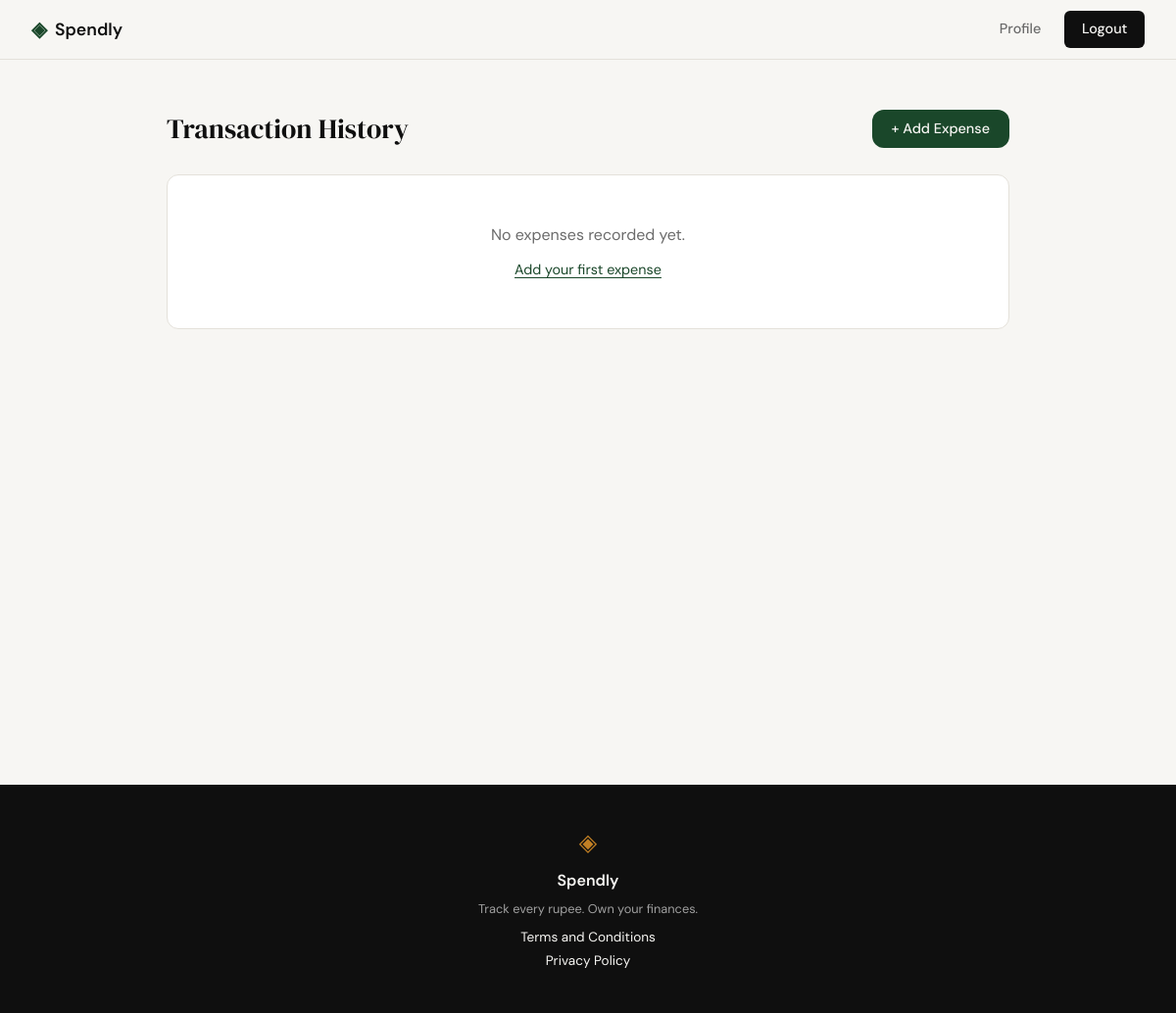
/expenses (signed in), run on an earlier commit of the app's database.
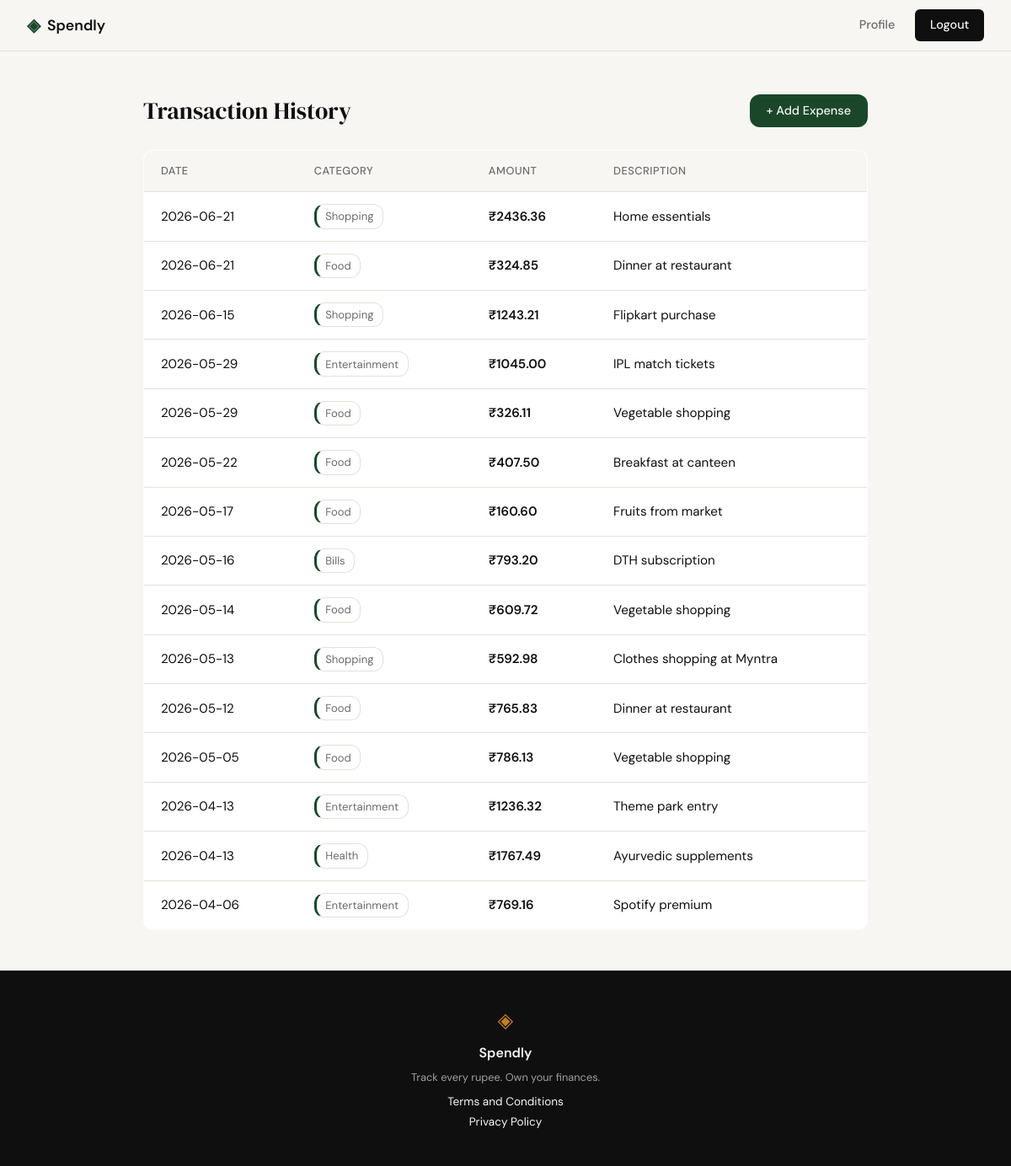
And on a later commit of the database.
### tables this page shows
CREATE TABLE expenses (
            id          INTEGER PRIMARY KEY AUTOINCREMENT,
            user_id     INTEGER NOT NULL REFERENCES users(id),
            amount      REAL    NOT NULL,
            category    TEXT    NOT NULL,
            date        TEXT    NOT NULL,
            description TEXT,
            created_at  TEXT    DEFAULT (datetime('now'))
        );

### app.py (the view)
@app.route("/expenses")
def expenses():
    if not session.get("user_id"):
        return redirect(url_for("login"))
    rows = get_expenses(session["user_id"])
    return render_template("expenses.html", expenses=rows)

### database/db.py (called while the page is built)
def get_db():
    db = sqlite3.connect(DB_PATH)
    db.row_factory = sqlite3.Row
    db.execute('PRAGMA foreign_keys = ON')
    return db

def get_expenses(user_id):
    db = get_db()
    rows = db.execute(
        'SELECT id, amount, category, date, description, created_at '
        'FROM expenses WHERE user_id = ? ORDER BY date DESC, id DESC',
        (user_id,)
    ).fetchall()
    db.close()
    return rows

### templates/expenses.html (shortened to what this page needs)
{% extends "base.html" %}
{% block head %}
    <link rel="stylesheet" href="{{ url_for('static', filename='css/expenses.css') }}">
{% endblock %}
{% block content %}
<section class="expenses-section">
    <div class="expenses-container">
        <div class="expenses-header">
            <h1>Transaction History</h1>
            <a href="{{ url_for('add_expense') }}" class="btn-add">+ Add Expense</a>
        </div>
        {% if expenses %}
            <table class="expenses-table">
                <thead>
                    <tr>
                        <th>Date</th>
                        <th>Category</th>
                        <th>Amount</th>
                        <th>Description</th>
                    </tr>
                </thead>
                <tbody>
                    {% for expense in expenses %}
                    <tr>
                        <td>{{ expense['date'] }}</td>
                        <td><span class="expense-category">{{ expense['category'] }}</span></td>
                        <td class="expense-amount">&#8377;{{ "%.2f"|format(expense['amount']) }}</td>
                        <td>{{ expense['description'] or '—' }}</td>
                    </tr>
                    {% endfor %}
                </tbody>
            </table>
        {% else %}
            <div class="expenses-empty">
                <p>No expenses recorded yet.</p>
                <a href="{{ url_for('add_expense') }}">Add your first expense</a>
            </div>
        {% endif %}
    </div>
</section>
{% endblock %}

### templates/base.html (shortened to what this page needs)
<!DOCTYPE html>
<html lang="en">
<head>
    <link rel="stylesheet" href="{{ url_for('static', filename='css/style.css') }}">
    {% block head %}{% endblock %}
</head>
<body>
    <nav class="navbar">
        <div class="nav-inner">
            <a href="{{ url_for('landing') }}" class="nav-brand">
                <span class="brand-icon">◈</span>
                <span class="brand-name">Spendly</span>
            </a>
            <div class="nav-links">
                {% if session.user_id %}
                    <a href="{{ url_for('profile') }}">Profile</a>
                    <a href="{{ url_for('logout') }}" class="nav-cta">Logout</a>
                {% else %}
                    <a href="{{ url_for('login') }}">Sign in</a>
                    <a href="{{ url_for('register') }}" class="nav-cta">Get started</a>
                {% endif %}
            </div>
        </div>
    </nav>
    <main class="main-content">
        {% block content %}{% endblock %}
    </main>
    <footer class="footer">
        <div class="footer-inner">
            <span class="brand-icon">◈</span>
            <span class="footer-name">Spendly</span>
            <p class="footer-copy">Track every rupee. Own your finances.</p>
            <div class="footer-links">
                <a href="{{ url_for('terms') }}">Terms and Conditions</a><br>
                <a href="{{ url_for('privacy') }}">Privacy Policy</a>
            </div>
        </div>
    </footer>
</body>
</html>

### static/css/style.css (style rules this page uses)
:root { --ink: #0f0f0f; --ink-soft: #2d2d2d; --ink-muted: #6b6b6b; --ink-faint: #a0a0a0; --paper: #f7f6f3; --paper-warm: #f0ede6; --paper-card: #ffffff; --accent: #1a472a; --accent-light: #e8f0eb; --accent-2: #c17f24; --accent-2-light: #fdf3e3; --danger: #c0392b; --danger-light: #fdecea; --border: #e4e1da; --border-soft: #eeebe4; --font-display: 'DM Serif Display', Georgia, serif; --font-body: 'DM Sans', system-ui, sans-serif; --max-width: 1200px; --auth-width: 440px; --radius-sm: 6px; --radius-md: 12px; --radius-lg: 20px; }
*, *::before, *::after { box-sizing: border-box; margin: 0; padding: 0; }
html { font-size: 16px; scroll-behavior: smooth; }
body { background: var(--paper); color: var(--ink); font-family: var(--font-body); font-size: 1rem; line-height: 1.6; -webkit-font-smoothing: antialiased; }
a { color: inherit; text-decoration: none; }
.navbar { position: sticky; top: 0; z-index: 100; background: var(--paper); border-bottom: 1px solid var(--border); padding: 0 2rem; }
.nav-inner { max-width: var(--max-width); margin: 0 auto; height: 60px; display: flex; align-items: center; justify-content: space-between; }
.nav-brand { display: flex; align-items: center; gap: 0.5rem; font-family: var(--font-body); font-weight: 600; font-size: 1.1rem; color: var(--ink); }
.brand-icon { color: var(--accent); font-size: 1.3rem; }
.brand-name { color: var(--ink); }
.nav-links { display: flex; align-items: center; gap: 1.5rem; font-size: 0.9rem; font-weight: 500; }
.nav-links a { color: var(--ink-muted); transition: color 0.2s; }
.nav-cta { background: var(--ink) !important; color: var(--paper) !important; padding: 0.45rem 1.1rem; border-radius: var(--radius-sm); transition: background 0.2s !important; }
.main-content { min-height: calc(100vh - 60px - 100px); }
.footer { background: var(--ink); color: var(--paper); padding: 2.5rem 2rem; text-align: center; }
.footer-inner { display: flex; flex-direction: column; align-items: center; gap: 0.4rem; }
.footer .brand-icon { color: var(--accent-2); font-size: 1.5rem; }
.footer-name { font-weight: 600; font-size: 1rem; }
.footer-copy { font-size: 0.8rem; color: var(--ink-faint); }
.footer-links { text-align: center; font-size: 0.85rem; color: var(--paper); line-height: 1.8; }
.footer-links a { color: var(--paper); transition: color 0.2s; }

### static/css/expenses.css (style rules this page uses)
.expenses-section { min-height: calc(100vh - 60px); display: flex; align-items: flex-start; justify-content: center; padding: 3rem 1.5rem; background: var(--paper); }
.expenses-container { width: 100%; max-width: 860px; display: flex; flex-direction: column; gap: 1.5rem; }
.expenses-header { display: flex; align-items: center; justify-content: space-between; flex-wrap: wrap; gap: 1rem; }
.expenses-header h1 { font-family: var(--font-display); font-size: 1.75rem; font-weight: 400; color: var(--ink); margin: 0; }
.btn-add { display: inline-block; padding: 0.5rem 1.25rem; background: var(--accent); color: var(--paper); border-radius: var(--radius-md); font-size: 0.9rem; font-weight: 500; text-decoration: none; transition: opacity 0.15s ease; }
.expenses-table { width: 100%; border-collapse: collapse; background: var(--paper-card); border: 1px solid var(--border); border-radius: var(--radius-md); overflow: hidden; }
.expenses-table thead { background: var(--paper); border-bottom: 1px solid var(--border); }
.expenses-table th { padding: 0.875rem 1.25rem; text-align: left; font-size: 0.8rem; font-weight: 500; color: var(--ink-muted); text-transform: uppercase; letter-spacing: 0.04em; }
.expenses-table td { padding: 0.875rem 1.25rem; font-size: 0.95rem; color: var(--ink); border-top: 1px solid var(--border); vertical-align: middle; }
.expenses-table tbody tr:first-child td { border-top: none; }
.expense-amount { font-variant-numeric: tabular-nums; font-weight: 600; color: var(--ink); white-space: nowrap; }
.expense-category { display: inline-block; padding: 0.2rem 0.65rem; border: 1px solid var(--border); border-left: 3px solid var(--accent); border-radius: var(--radius-md); font-size: 0.82rem; color: var(--ink-muted); white-space: nowrap; }

What changed in the data, as far as the page shows it:
added expenses: date "2026-06-21", category "Shopping", amount "2436.36", description "Home essentials"
added expenses: date "2026-06-21", category "Food", amount "324.85", description "Dinner at restaurant"
added expenses: date "2026-06-15", category "Shopping", amount "1243.21", description "Flipkart purchase"
added expenses: date "2026-05-29", category "Entertainment", amount "1045.00", description "IPL match tickets"
added expenses: date "2026-05-29", category "Food", amount "326.11", description "Vegetable shopping"
added expenses: date "2026-05-22", category "Food", amount "407.50", description "Breakfast at canteen"
added expenses: date "2026-05-17", category "Food", amount "160.60", description "Fruits from market"
added expenses: date "2026-05-16", category "Bills", amount "793.20", description "DTH subscription"
added expenses: date "2026-05-14", category "Food", amount "609.72", description "Vegetable shopping"
added expenses: date "2026-05-13", category "Shopping", amount "592.98", description "Clothes shopping at Myntra"
added expenses: date "2026-05-12", category "Food", amount "765.83", description "Dinner at restaurant"
added expenses: date "2026-05-05", category "Food", amount "786.13", description "Vegetable shopping"
added expenses: date "2026-04-13", category "Entertainment", amount "1236.32", description "Theme park entry"
added expenses: date "2026-04-13", category "Health", amount "1767.49", description "Ayurvedic supplements"
added expenses: date "2026-04-06", category "Entertainment", amount "769.16", description "Spotify premium"
Also different on the page:
text no longer shown: "No expenses recorded yet. Add your first expense"
text now shown: "DATE CATEGORY AMOUNT DESCRIPTION"
